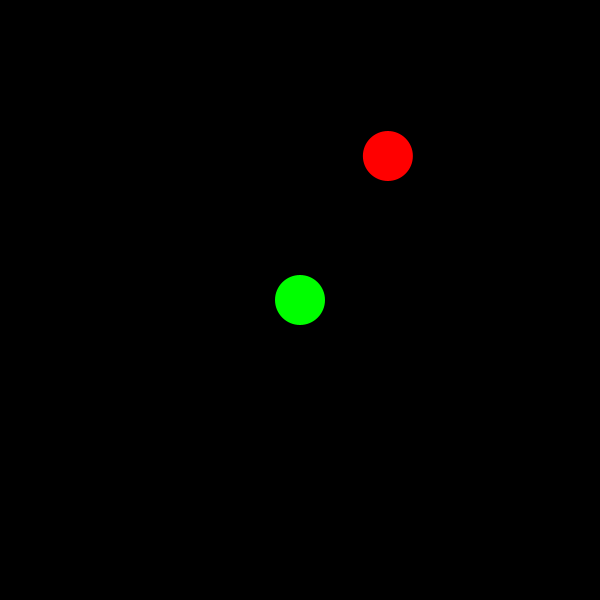
Frame 1 (no input)
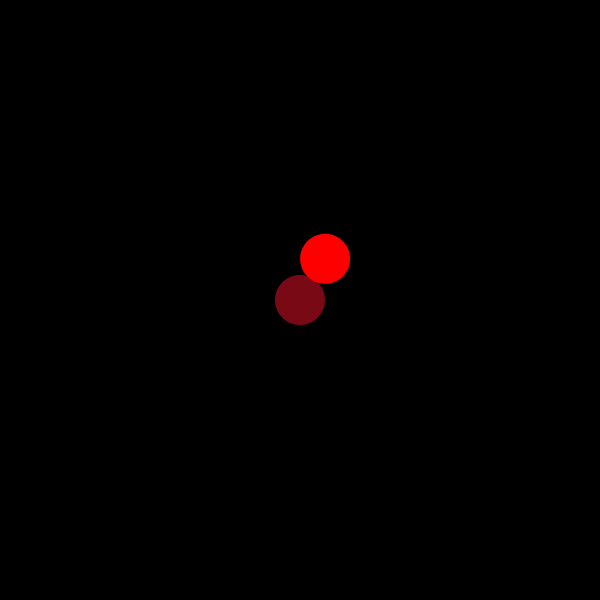
Frame 60 (the mouse pressed at the canvas centre just before this capture)
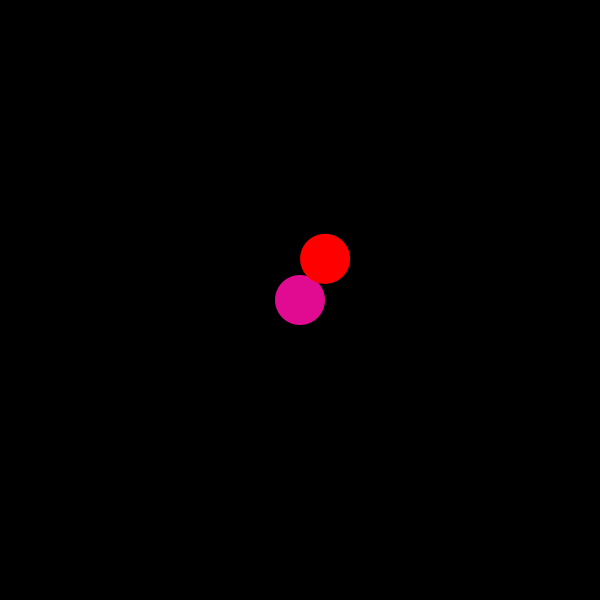
Frame 120 (the mouse held since frame 60 and released just before this capture)

The Processing sketch that drew these frames (run headless with seeded random() and noise(); from frame 60 on, the mouse is pressed at the canvas centre):

// Processing sketch: main
// ── main.pde
private boolean w, s, d, a;
private Player player;
private Enemigo enemigo;
private float tiempoInicio;

public void setup() {
  size(600, 600);
  this.tiempoInicio = millis();
  this.player = new Player();
  this.enemigo = new Enemigo();
}

public void draw() {
  background(0);

 
  float tiempoActual = millis();
  float deltaTime = (tiempoActual - tiempoInicio) / 1000.0;
  tiempoInicio = tiempoActual;


  player.mover(w, s, a, d, deltaTime);
  enemigo.mover(player, deltaTime);

 
  player.verificarColision(enemigo);


  player.display();
  enemigo.display();
}

public void keyPressed() {
  char k = Character.toLowerCase(key);
  if (k == 'w') w = true;
  if (k == 's') s = true;
  if (k == 'a') a = true;
  if (k == 'd') d = true;
}

public void keyReleased() {
  char k = Character.toLowerCase(key);
  if (k == 'w') w = false;
  if (k == 's') s = false;
  if (k == 'a') a = false;
  if (k == 'd') d = false;
}

// ── Enemigo.pde
class Enemigo {

  private int diametro;
  private PVector posicion;
  private float velocidad;

  public Enemigo() {
    this.posicion = new PVector(random(width), random(height));
    this.velocidad = 150;
    this.diametro = 50;
  }



  public void display() {
    fill(255, 0, 0);
    noStroke();
    circle(this.posicion.x, this.posicion.y, diametro);
  }
  public void mover(Player player, float deltaTime) {
    PVector jugadorPos = player.getPosicionPlayer();
    float dx = jugadorPos.x - this.posicion.x;
    float dy = jugadorPos.y - this.posicion.y;
    float distancia = sqrt(dx*dx + dy*dy);

    float minDist = (this.diametro + player.getDiametro()) / 2.0;

    if (distancia > minDist) {
      float movX = (dx / distancia) * velocidad * deltaTime;
      float movY = (dy / distancia) * velocidad * deltaTime;
      this.posicion.x += movX;
      this.posicion.y += movY;
    }
  }

  public PVector getPosicion() {
    return posicion;
  }

  public int getDiametro() {
    return diametro;
  }
}

// ── Jugador.pde
class Player {

  private int diametro;
  private float velocidad;
  private PVector posicion;
  private color colorActual;

  public Player() {
    this.posicion = new PVector(width/2, height/2);
    this.velocidad = 200;
    this.diametro = 50;
    this.colorActual = color(0, 255, 0);
  }

  public PVector getPosicionPlayer() {
    return this.posicion;
  }

  public int getDiametro() {
    return this.diametro;
  }

  public void display() {
    fill(this.colorActual);
    noStroke();
    circle(this.posicion.x, this.posicion.y, diametro);
  }

  public void mover(boolean arriba, boolean abajo, boolean izquierda, boolean derecha, float deltaTime) {
    if (arriba) this.posicion.y -= velocidad * deltaTime;
    if (abajo) this.posicion.y += velocidad * deltaTime;
    if (izquierda) this.posicion.x -= velocidad * deltaTime;
    if (derecha) this.posicion.x += velocidad * deltaTime;

    this.posicion.x = constrain(this.posicion.x, diametro/2, width - diametro/2);
    this.posicion.y = constrain(this.posicion.y, diametro/2, height - diametro/2);
  }



  public void verificarColision(Enemigo enemigo) {
    float distancia = dist(this.posicion.x, this.posicion.y,
      enemigo.getPosicion().x, enemigo.getPosicion().y);
    if (distancia < (this.diametro + enemigo.getDiametro()) / 2.0) {
      this.colorActual = color(random(255), random(255), random(255));
    }
  }
}
